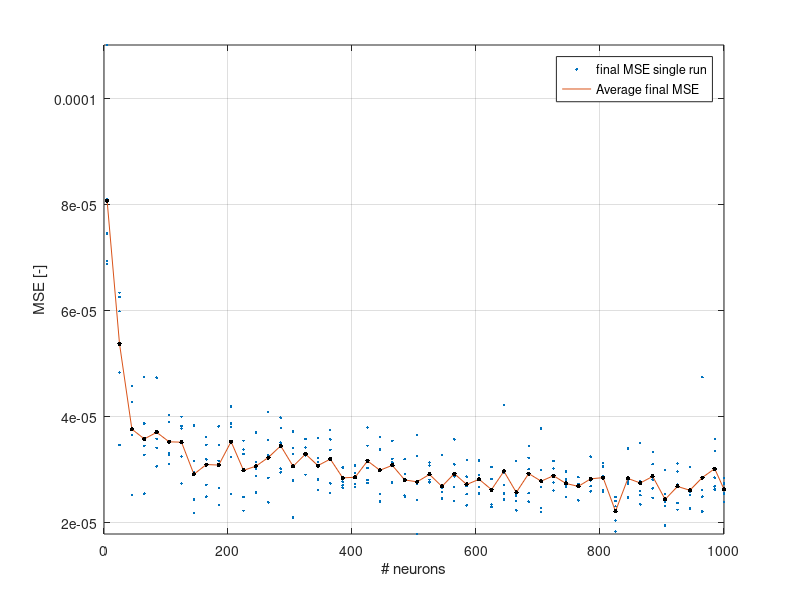
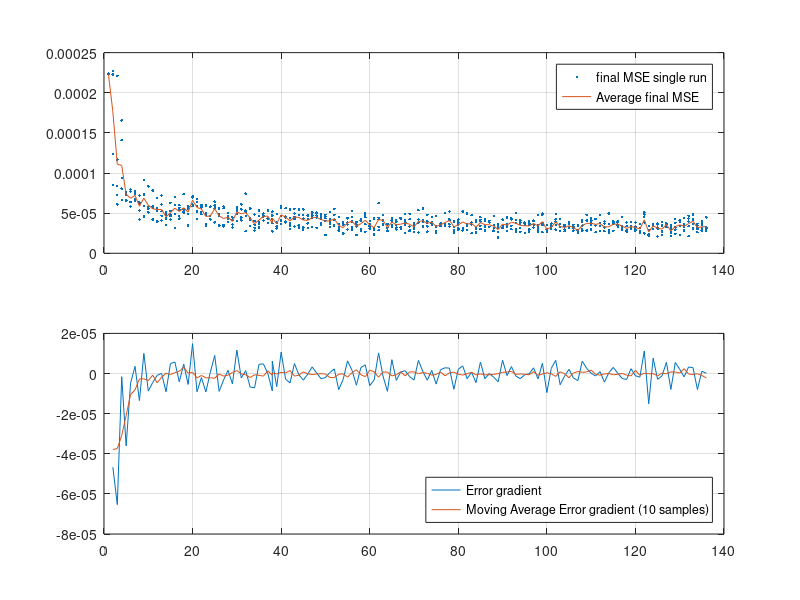
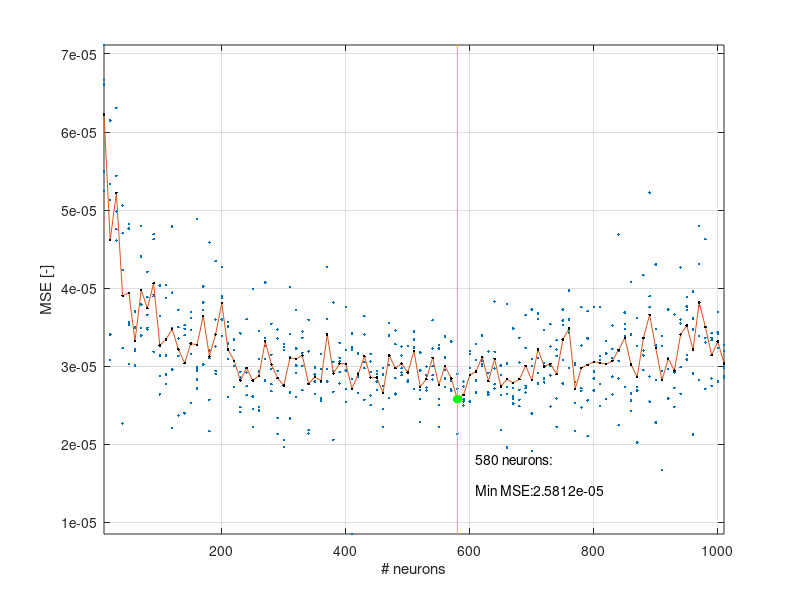

Source code (MATLAB) for these figures, in order: (Note: this script raises an error after producing the figures.)
% this file plots the results of the number of neurons optimization 
% 

clear all 
close all
savefl=0;

neval=3001;
%% RBF Global performance plot (section 3.3)

a1=load('Data/nnglobalsessionupto565.mat');
a2=load('Data/nnglobalsession565to645.mat');

a3=load('Data/nnglobalsession645845.mat');
a4=load('Data/nnglobalsession865andup.mat');
a5=load('Data/nnglobalsession1000.mat');

El=a1.El;
El=[El;a2.El(6:end,:);a3.El(6:end,:);a4.El;a5.El;]./[1,0.5*neval];
Elmean=[];

k=0;
n_prev=El(1,1);
m=0;
i=1;
variance =[];
while i<size(El,1)
   q=find(El(:,1)==El(i,1));
   r=El(q,:);
   Elmean=[Elmean; mean(r,1)];
   variance=[variance;El(i,1),var(r(:,2))];
   i=q(end)+1;
   dummy=2;
end

[~,k]=sort(Elmean(:,1));
Elmean=Elmean(k,:);

figure('Position',[10,10,700,350]);
plot(El(:,1),El(:,2),'.')
hold on 
plot(Elmean(:,1),Elmean(:,2));
hold on 
plot(Elmean(:,1),Elmean(:,2),'.k','markersize',10);
grid on
ylim([min(El(:,2)),max(El(:,2))]);
xlabel('# neurons')
ylabel('MSE [-]')
legend('final MSE single run','Average final MSE');
if savefl
saveas(gcf,'Report/plots/nnopti.eps','epsc');
end

%%

b1=load("Data/findoptimumRBFNN.mat");
b2=load("Data/findoptimumRBFNNupto38.mat");

El2=b2.El; 
El3=b1.El;
El2=[El2;El3]./[1,0.5*neval];
Elm=[b2.El_mean;b1.El_mean]./[1,0.5*neval];
grad=diff(Elm(:,2));
grad=[Elm(2:end,1),grad];
grad_m=movmean(grad(:,2),5);
threshold=-1e-6;
window=10;
for k=window:size(grad_m,1)
    grads=grad_m(k-(window+-1):k);
    ns=grad(k-(window+-1):k,1);
    T=grads>threshold;
    if sum(T)==window
        n=ns(end);
        break
    end
end


figure('Position',[10,10,1200,800])
subplot(211)
plot(El2(:,1),El2(:,2),'.')
hold on
plot(Elm(:,1),Elm(:,2))
grid on
legend('final MSE single run','Average final MSE');
subplot(212)
plot(grad(:,1),grad(:,2))
hold on
plot(grad(:,1),grad_m);
grid on 
legend('Error gradient','Moving Average Error gradient (10 samples)','location','southeast')

if savefl
saveas(gcf,'Report/plots/nnopti2.eps','epsc');
end


c1=load('Data/findoptimumfixevalupto650.mat');
c2=load('Data/findoptimumfixeval660to.mat'); 
Elc=[c1.El;c2.El]./[1,0.5*neval];
Elmeanc=[c1.El_mean;c2.El_mean]./[1,0.5*neval];
minE=inf; 
search=1;
k=1;
window=15;
while search && k<=size(Elmeanc,1)
    if Elmeanc(k,2)<minE
        minE=Elmeanc(k,2);
        j=k;
    end
    
    if (k-j)>=window
        search=0;
    end
    
    k=k+1; 
end
    
nsel=Elmeanc(j,1);


figure('Position',[10,10,700,350])
plot(Elc(:,1),Elc(:,2),'.');
hold on 
plot(Elmeanc(:,1),Elmeanc(:,2));

hold on 
plot(Elmeanc(:,1),Elmeanc(:,2),'.k');
hold on 
line([nsel,nsel],get(gca,'ylim'))
hold on 
plot(Elmeanc(j,1),Elmeanc(j,2),'.g','MarkerSize',20);
hold on 
text(1.05*nsel,0.7*minE,strcat(num2str(nsel)," neurons:"));
text(1.05*nsel,0.55*minE,strcat("Min MSE:",num2str(minE)));
grid on
xlim([min(Elc(:,1)),max(Elc(:,1))]);
ylim([min(Elc(:,2)),max(Elc(:,2))]);
xlabel("# neurons");
ylabel("MSE [-]");
if savefl
saveas(gcf,"Report/plots/findoptinn.eps",'epsc');
end




load('Data/NNsetf.mat')
load('Data/atrue.mat');
load('Data/Btrue.mat');
load('Data/Vtrue.mat');
load('Data/T.mat');
load_f16data2018;
atrue_nom=normalize(atrue,'zscore');
btrue_nom=normalize(Btrue,'zscore');   
X=[atrue_nom,btrue_nom]';
fr_train=0.7;
fr_val=1-fr_train;
[X_train,X_val,Y_train,Y_val]=splitData([atrue_nom,btrue_nom],Cm,fr_train,fr_val,1);
X_denom=[atrue,Btrue]'.*(180/pi);
TRIeval = delaunayn(X_denom');
nnoutput=simNet(NNsetf,X);
Cmnn=nnoutput.yk;
MSE=sum((Cmnn'-Cm).^2)/size(X_denom,2);
% figure('Position',[10,10,1800,600]);
figure('Position',[10,10,500,500])
trisurf(TRIeval,X_denom(1,:),X_denom(2,:),Cm,'edgecolor','none')
hold on 
plot3(X_denom(1,:),X_denom(2,:),Cmnn,'.k','MarkerSize',5)
pbaspect([1,1,1])
legend('Measured','RBFNN','location','best')
view(135,20)
set(gcf,'Renderer','OpenGL');
hold on;
light('Position',[0.5 .5 15],'Style','local');
camlight('headlight');
material([.3 .8 .9 25]);
shading interp;
lighting phong;
title('Measured')
xlabel('\alpha [deg]')
ylabel('\beta [deg]')
zlabel('Cm [-]')
if savefl
saveas(gcf,'Report/plots/finalrbfnn1.eps','epsc')
end
figure('Position',[10,10,500,500])
trisurf(TRIeval,X_denom(1,:),X_denom(2,:),Cmnn,'edgecolor','none')
pbaspect([1,1,1])
view(135,20)
set(gcf,'Renderer','OpenGL');
hold on;
light('Position',[0.5 .5 15],'Style','local');
camlight('headlight');
material([.3 .8 .9 25]);
shading interp;
lighting phong;
title('RBFNN Output')
xlabel('\alpha [deg]')
ylabel('\beta [deg]')
zlabel('Cm [-]')    
if savefl
saveas(gcf,'Report/plots/finalrbfnn2.eps','epsc')
end
figure('Position',[10,10,500,500])
trisurf(TRIeval,X_denom(1,:),X_denom(2,:),(Cmnn'-Cm).^2,'edgecolor','none')
% plot(Cmnn'-Cm);
pbaspect([1,1,1])
view(135,20)
set(gcf,'Renderer','OpenGL');
hold on;
light('Position',[0.5 .5 15],'Style','local');
camlight('headlight');
material([.3 .8 .9 25]);
shading interp;
lighting phong;
title('Quadratic Residual')
xlabel('\alpha [deg]')
ylabel('\beta [deg]')
zlabel('Cm [-]^2')    
if savefl
saveas(gcf,'Report/plots/finalrbfnn3.eps','epsc')
end
